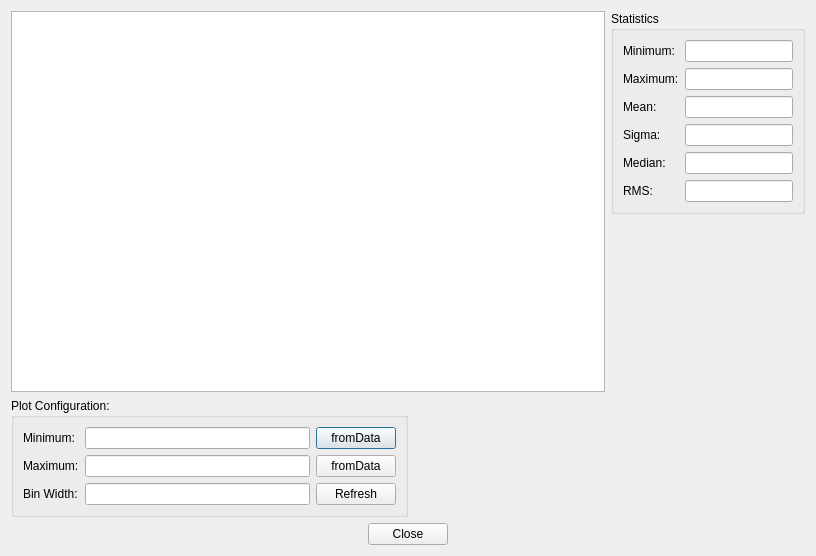
<?xml version="1.0" encoding="UTF-8"?>
<ui version="4.0">
 <class>HistogramDialog</class>
 <widget class="QDialog" name="HistogramDialog">
  <property name="geometry">
   <rect>
    <x>0</x>
    <y>0</y>
    <width>816</width>
    <height>556</height>
   </rect>
  </property>
  <property name="windowTitle">
   <string>Dialog</string>
  </property>
  <layout class="QVBoxLayout" name="verticalLayout_2">
   <item>
    <layout class="QHBoxLayout" name="horizontalLayout_3">
     <item>
      <widget class="QGraphicsView" name="graphicsView">
       <property name="sizePolicy">
        <sizepolicy hsizetype="Expanding" vsizetype="Expanding">
         <horstretch>1</horstretch>
         <verstretch>1</verstretch>
        </sizepolicy>
       </property>
      </widget>
     </item>
     <item>
      <layout class="QVBoxLayout" name="verticalLayout">
       <item>
        <widget class="QGroupBox" name="gbStatistics">
         <property name="title">
          <string>Statistics</string>
         </property>
         <layout class="QGridLayout" name="gridLayout">
          <item row="0" column="0">
           <widget class="QLabel" name="label_4">
            <property name="text">
             <string>Minimum:</string>
            </property>
           </widget>
          </item>
          <item row="0" column="1">
           <widget class="QLineEdit" name="leStatMinimum">
            <property name="readOnly">
             <bool>true</bool>
            </property>
           </widget>
          </item>
          <item row="1" column="0">
           <widget class="QLabel" name="label_5">
            <property name="text">
             <string>Maximum:</string>
            </property>
           </widget>
          </item>
          <item row="1" column="1">
           <widget class="QLineEdit" name="leStatMaximum">
            <property name="readOnly">
             <bool>true</bool>
            </property>
           </widget>
          </item>
          <item row="2" column="0">
           <widget class="QLabel" name="label_6">
            <property name="text">
             <string>Mean:</string>
            </property>
           </widget>
          </item>
          <item row="2" column="1">
           <widget class="QLineEdit" name="leStatMean">
            <property name="readOnly">
             <bool>true</bool>
            </property>
           </widget>
          </item>
          <item row="3" column="0">
           <widget class="QLabel" name="label_7">
            <property name="text">
             <string>Sigma:</string>
            </property>
           </widget>
          </item>
          <item row="3" column="1">
           <widget class="QLineEdit" name="leStatSigma">
            <property name="readOnly">
             <bool>true</bool>
            </property>
           </widget>
          </item>
          <item row="4" column="0">
           <widget class="QLabel" name="label_8">
            <property name="text">
             <string>Median:</string>
            </property>
           </widget>
          </item>
          <item row="4" column="1">
           <widget class="QLineEdit" name="leStatMedian">
            <property name="readOnly">
             <bool>true</bool>
            </property>
           </widget>
          </item>
          <item row="5" column="1">
           <widget class="QLineEdit" name="leStatRMS">
            <property name="readOnly">
             <bool>true</bool>
            </property>
           </widget>
          </item>
          <item row="5" column="0">
           <widget class="QLabel" name="label_9">
            <property name="text">
             <string>RMS:</string>
            </property>
           </widget>
          </item>
         </layout>
        </widget>
       </item>
       <item>
        <spacer name="verticalSpacer">
         <property name="orientation">
          <enum>Qt::Vertical</enum>
         </property>
         <property name="sizeHint" stdset="0">
          <size>
           <width>20</width>
           <height>40</height>
          </size>
         </property>
        </spacer>
       </item>
      </layout>
     </item>
    </layout>
   </item>
   <item>
    <layout class="QHBoxLayout" name="horizontalLayout_2">
     <item>
      <widget class="QGroupBox" name="gbPlotConfig">
       <property name="title">
        <string>Plot Configuration:</string>
       </property>
       <layout class="QGridLayout" name="gridLayout_2">
        <item row="0" column="0">
         <widget class="QLabel" name="label">
          <property name="text">
           <string>Minimum:</string>
          </property>
         </widget>
        </item>
        <item row="0" column="1">
         <widget class="QLineEdit" name="lePlotMinimum"/>
        </item>
        <item row="0" column="2">
         <widget class="QPushButton" name="pbMinFromData">
          <property name="text">
           <string>fromData</string>
          </property>
         </widget>
        </item>
        <item row="1" column="0">
         <widget class="QLabel" name="label_2">
          <property name="text">
           <string>Maximum:</string>
          </property>
         </widget>
        </item>
        <item row="1" column="1">
         <widget class="QLineEdit" name="lePlotMaximum"/>
        </item>
        <item row="1" column="2">
         <widget class="QPushButton" name="pbMaxFromData">
          <property name="text">
           <string>fromData</string>
          </property>
         </widget>
        </item>
        <item row="2" column="0">
         <widget class="QLabel" name="label_3">
          <property name="text">
           <string>Bin Width:</string>
          </property>
         </widget>
        </item>
        <item row="2" column="1">
         <widget class="QLineEdit" name="lePlotBinWidth"/>
        </item>
        <item row="2" column="2">
         <widget class="QPushButton" name="pbRefresh">
          <property name="text">
           <string>Refresh</string>
          </property>
         </widget>
        </item>
       </layout>
      </widget>
     </item>
     <item>
      <spacer name="horizontalSpacer_3">
       <property name="orientation">
        <enum>Qt::Horizontal</enum>
       </property>
       <property name="sizeHint" stdset="0">
        <size>
         <width>40</width>
         <height>20</height>
        </size>
       </property>
      </spacer>
     </item>
    </layout>
   </item>
   <item>
    <layout class="QHBoxLayout" name="horizontalLayout">
     <item>
      <spacer name="horizontalSpacer">
       <property name="orientation">
        <enum>Qt::Horizontal</enum>
       </property>
       <property name="sizeHint" stdset="0">
        <size>
         <width>40</width>
         <height>20</height>
        </size>
       </property>
      </spacer>
     </item>
     <item>
      <widget class="QPushButton" name="pushButton">
       <property name="text">
        <string>Close</string>
       </property>
      </widget>
     </item>
     <item>
      <spacer name="horizontalSpacer_2">
       <property name="orientation">
        <enum>Qt::Horizontal</enum>
       </property>
       <property name="sizeHint" stdset="0">
        <size>
         <width>40</width>
         <height>20</height>
        </size>
       </property>
      </spacer>
     </item>
    </layout>
   </item>
  </layout>
 </widget>
 <resources/>
 <connections>
  <connection>
   <sender>pushButton</sender>
   <signal>clicked()</signal>
   <receiver>HistogramDialog</receiver>
   <slot>close()</slot>
   <hints>
    <hint type="sourcelabel">
     <x>200</x>
     <y>274</y>
    </hint>
    <hint type="destinationlabel">
     <x>199</x>
     <y>149</y>
    </hint>
   </hints>
  </connection>
 </connections>
</ui>
